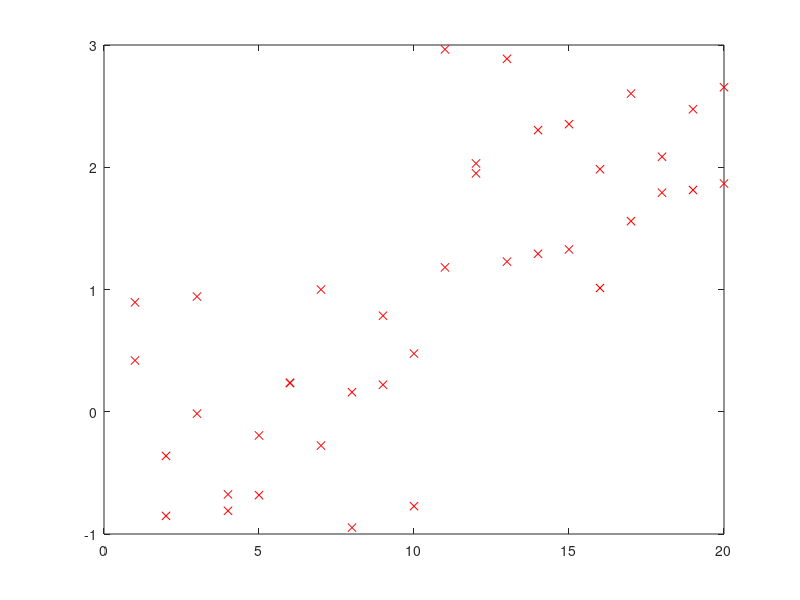

The MATLAB script that drew this image: (Note: this script raises an error after producing the figure.)
X1 = rand(10,2) * 2 - 1;
X2 = rand(10,2) * 2 + 1;
X = [X1; X2];
plot(X,'rx');
m = size(X,1);
y = (rand(m,1) > 0.5) + 1;
y = kmeans(X, y, 2, 10);
y

c1 = X(y == 1, :);
c2 = X(y == 2, :);
plot(c1(:,1),c1(:,2),'ro',c2(:,1),c2(:,2),'bo')
